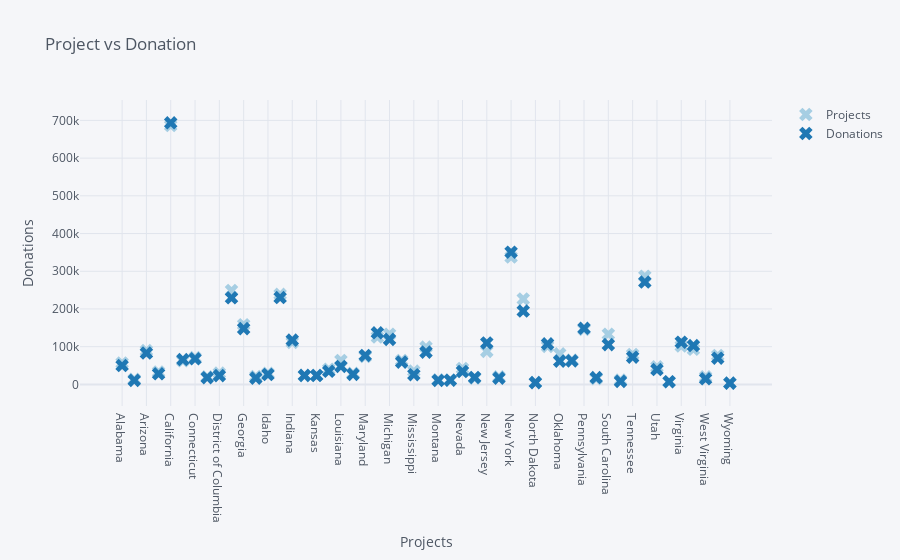

This figure's notebook cell:
### Code cell
df.iplot(kind = 'scatter', xTitle= 'Projects',yTitle= 'Donations', 
         title= 'Project vs Donation', symbol= 'x',mode = 'markers',colorscale='paired' )

### Figure 1 — Plotly figure (JSON) as saved in the notebook; plotly's stock layout.template omitted (floating-point values rounded to 4 significant figures)
{"data": [{"line": {"color": "rgba(166, 206, 227, 1.0)", "dash": "solid", "shape": "linear", "width": 1.3}, "marker": {"size": 12, "symbol": "x"}, "mode": "markers", "name": "Projects", "text": "", "type": "scatter", "x": ["Alabama", "Alaska", "Arizona", "Arkansas", "California", "Colorado", "Connecticut", "Delaware", "District of Columbia", "Florida", "Georgia", "Hawaii", "Idaho", "Illinois", "Indiana", "Iowa", "Kansas", "Kentucky", "Louisiana", "Maine", "Maryland", "Massachusetts", "Michigan", "Minnesota", "Mississippi", "Missouri", "Montana", "Nebraska", "Nevada", "New Hampshire", "New Jersey", "New Mexico", "New York", "North Carolina", "North Dakota", "Ohio", "Oklahoma", "Oregon", "Pennsylvania", "Rhode Island", "South Carolina", "South Dakota", "Tennessee", "Texas", "Utah", "Vermont", "Virginia", "Washington", "West Virginia", "Wisconsin", "Wyoming"], "y": [56871, 13398, 89746, 33144, 686255, 62572, 71029, 20169, 30080, 249165, 158275, 21154, 29372, 238831, 111393, 23236, 24116, 40227, 63467, 29193, 73819, 125675, 133134, 63473, 35369, 99092, 12043, 11401, 42422, 16533, 87639, 19909, 337606, 226478, 5111, 100836, 81164, 64651, 145750, 15343, 133180, 11401, 79412, 286838, 46450, 6934, 101751, 93043, 19953, 76765, 3212]}, {"line": {"color": "rgba(31, 120, 180, 1.0)", "dash": "solid", "shape": "linear", "width": 1.3}, "marker": {"size": 12, "symbol": "x"}, "mode": "markers", "name": "Donations", "text": "", "type": "scatter", "x": ["Alabama", "Alaska", "Arizona", "Arkansas", "California", "Colorado", "Connecticut", "Delaware", "District of Columbia", "Florida", "Georgia", "Hawaii", "Idaho", "Illinois", "Indiana", "Iowa", "Kansas", "Kentucky", "Louisiana", "Maine", "Maryland", "Massachusetts", "Michigan", "Minnesota", "Mississippi", "Missouri", "Montana", "Nebraska", "Nevada", "New Hampshire", "New Jersey", "New Mexico", "New York", "North Carolina", "North Dakota", "Ohio", "Oklahoma", "Oregon", "Pennsylvania", "Rhode Island", "South Carolina", "South Dakota", "Tennessee", "Texas", "Utah", "Vermont", "Virginia", "Washington", "West Virginia", "Wisconsin", "Wyoming"], "y": [50002, 10729, 83092, 28021, 693577, 65940, 67892, 17872, 23217, 229542, 147897, 16707, 26245, 230350, 117470, 23894, 23598, 34700, 47699, 26550, 76769, 136845, 119337, 59078, 25863, 85597, 10614, 11131, 34220, 18555, 109926, 16734, 350553, 194465, 4666, 107401, 61697, 62418, 148752, 18129, 105421, 7982, 72123, 271348, 39336, 7157, 111740, 103021, 14929, 69479, 3476]}], "layout": {"legend": {"bgcolor": "#F5F6F9", "font": {"color": "#4D5663"}}, "paper_bgcolor": "#F5F6F9", "plot_bgcolor": "#F5F6F9", "title": {"font": {"color": "#4D5663"}, "text": "Project vs Donation"}, "xaxis": {"gridcolor": "#E1E5ED", "showgrid": true, "tickfont": {"color": "#4D5663"}, "title": {"font": {"color": "#4D5663"}, "text": "Projects"}, "zerolinecolor": "#E1E5ED"}, "yaxis": {"gridcolor": "#E1E5ED", "showgrid": true, "tickfont": {"color": "#4D5663"}, "title": {"font": {"color": "#4D5663"}, "text": "Donations"}, "zerolinecolor": "#E1E5ED"}}}
